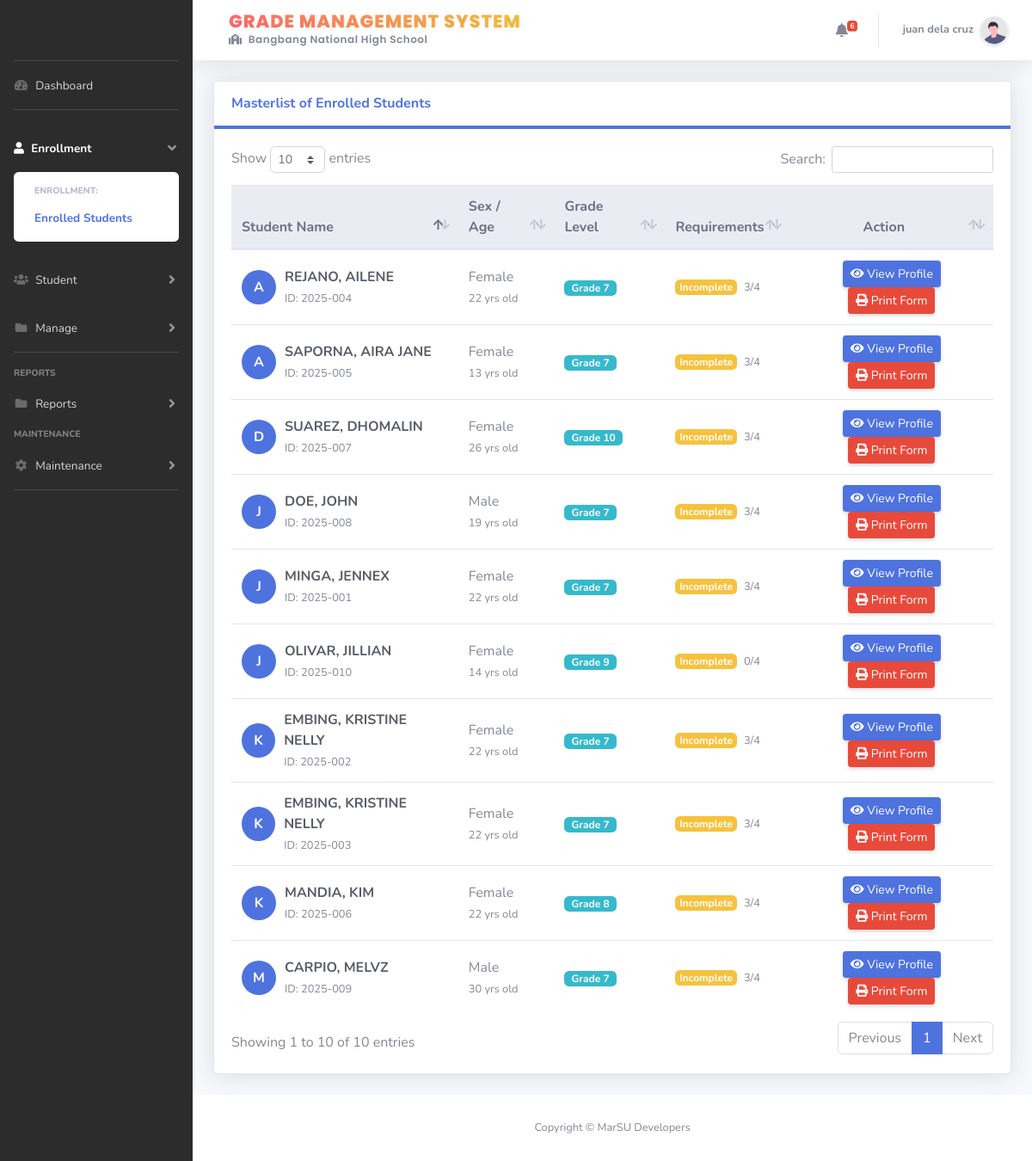
/users/admin/enrolled_students.php (signed in), run on the app's committed database.
### tables this page shows
CREATE TABLE `user_tbl` (
  `userid` int(11) NOT NULL,
  `fullname` varchar(30) DEFAULT NULL,
  `email` varchar(255) NOT NULL,
  `username` varchar(20) DEFAULT NULL,
  `password` varchar(300) DEFAULT NULL,
  `usertype` int(1) DEFAULT 1,
  `useractive` int(1) DEFAULT 1,
  `dateCreated` timestamp NULL DEFAULT current_timestamp(),
  `dateUpdated` timestamp NULL DEFAULT current_timestamp() ON UPDATE current_timestamp(),
  `contact_number` varchar(20) NOT NULL,
  `position` varchar(255) NOT NULL,
  `code` varchar(200) NOT NULL,
  `profile_pic` varchar(250) DEFAULT NULL
);

CREATE TABLE `student_tbl` (
  `id` int(11) NOT NULL,
  `student_id` varchar(20) NOT NULL,
  `enrollment_id` int(11) NOT NULL,
  `student_grade` varchar(10) NOT NULL,
  `created_at` timestamp NOT NULL DEFAULT current_timestamp(),
  `year_graduate` varchar(10) DEFAULT NULL,
  `section_id` int(11) NOT NULL,
  `password` varchar(100) NOT NULL,
  `status` int(11) NOT NULL DEFAULT 1,
  `is_ssc` int(11) NOT NULL,
  `profile_pic` varchar(100) NOT NULL
);

CREATE TABLE `enrollment_tbl` (
  `enrollmentId` int(11) NOT NULL,
  `lastname` varchar(50) DEFAULT NULL,
  `firstname` varchar(50) DEFAULT NULL,
  `middlename` varchar(50) DEFAULT NULL,
  `extname` varchar(10) DEFAULT NULL,
  `birthdate` date DEFAULT NULL,
  `age` int(11) DEFAULT NULL,
  `sex` varchar(10) DEFAULT NULL,
  `mothertongue` varchar(50) DEFAULT NULL,
  `birthplace` varchar(100) DEFAULT NULL,
  `ip` varchar(10) DEFAULT NULL,
  `is_4ps` varchar(10) DEFAULT NULL,
  `has_disability` varchar(10) DEFAULT NULL,
  `disability_type` text DEFAULT NULL,
  `disability_specify` varchar(100) DEFAULT NULL,
  `current_address` text DEFAULT NULL,
  `permanent_address` text DEFAULT NULL,
  `mother_lastname` varchar(50) DEFAULT NULL,
  `mother_firstname` varchar(50) DEFAULT NULL,
  `mother_middlename` varchar(50) DEFAULT NULL,
  `mother_contact` varchar(20) DEFAULT NULL,
  `father_lastname` varchar(50) DEFAULT NULL,
  `father_firstname` varchar(50) DEFAULT NULL,
  `father_middlename` varchar(50) DEFAULT NULL,
  `father_contact` varchar(20) DEFAULT NULL,
  `guardian_lastname` varchar(50) DEFAULT NULL,
  `guardian_firstname` varchar(50) DEFAULT NULL,
  `guardian_middlename` varchar(50) DEFAULT NULL,
  `guardian_contact` varchar(20) DEFAULT NULL,
  `form_137` varchar(100) DEFAULT NULL,
  `psa` varchar(100) DEFAULT NULL,
  `date_created` timestamp NOT NULL DEFAULT current_timestamp(),
  `enrollment_status` int(11) NOT NULL DEFAULT 1,
  `user_ids` int(11) NOT NULL,
  `grade` varchar(10) NOT NULL,
  `stud_sy` int(11) NOT NULL,
  `lrn` varchar(100) NOT NULL
);

### users/admin/enrolled_students.php (the view, shortened to what this page needs)
<?php
include '../../config.php';
?>
<!DOCTYPE html>
<html lang="en">
<?php include './../template/header.php' ?>
<body id="page-top">
    <div id="wrapper">
        <?php include './../template/sidebar.php' ?>
        <div id="content-wrapper" class="d-flex flex-column">
            <div id="content">
                <?php include './../template/navbar.php'; ?>
                <div class="container-fluid">
                    <div class="card shadow mb-4">
                        <div class="card-header py-3 bg-white border-bottom-primary">
                            <h6 class="m-0 font-weight-bold text-primary">Masterlist of Enrolled Students</h6>
                        </div>
                        <div class="card-body">
                            <div class="table-responsive">
                                <table class="table table-hover" id="dataTable" width="100%" cellspacing="0">
                                    <thead class="thead-light">
                                        <tr>
                                            <th>Student Name</th>
                                            <th>Sex / Age</th>
                                            <th>Grade Level</th>
                                            <th>Requirements</th>
                                            <th class="text-center">Action</th>
                                        </tr>
                                    </thead>
                                    <tbody>
                                        <?php
                                        $query = "SELECT *, enrollment_tbl.enrollmentId, enrollment_tbl.grade, enrollment_tbl.birthdate, enrollment_tbl.sex
                                                  FROM student_tbl
                                                  INNER JOIN enrollment_tbl ON enrollment_tbl.enrollmentId = student_tbl.enrollment_id";
                                        $result = mysqli_query($conn, $query);
                                        $req_total_sql = mysqli_query($conn, "SELECT count(*) as total FROM enrollment_requirement_tbl");
                                        $req_total = mysqli_fetch_assoc($req_total_sql)['total'];
                                        while ($row = mysqli_fetch_assoc($result)) {
                                            $enrollmentId = $row['enrollmentId'];
                                            $fullname = strtoupper($row['lastname'] . ', ' . $row['firstname']);
                                            $initial = substr($row['firstname'], 0, 1);
                                            $age = (new DateTime($row['birthdate']))->diff(new DateTime('today'))->y;
                                            $uploads_sql = mysqli_query($conn, "SELECT count(*) as total FROM enrollment_uploaded_files WHERE enrollment_id = '$enrollmentId'");
                                            $uploads_count = mysqli_fetch_assoc($uploads_sql)['total'];
                                            $is_complete = ($uploads_count >= $req_total);
                                            $badge_class = $is_complete ? 'badge-success' : 'badge-warning';
                                            $status_text = $is_complete ? 'Complete' : 'Incomplete';
                                        ?>
                                            <tr>
                                                <td>
                                                    <div class="student-flex">
                                                        <div class="avatar-circle"><?php echo $initial; ?></div>
                                                        <div>
                                                            <div class="font-weight-bold text-dark"><?php echo $fullname; ?></div>
                                                            <small class="text-muted">ID: <?php echo $row['student_id']; ?></small>
                                                        </div>
                                                    </div>
                                                </td>
                                                <td>
                                                    <div><?php echo $row['sex']; ?></div>
                                                    <small class="text-muted"><?php echo $age; ?> yrs old</small>
                                                </td>
                                                <td><span class="badge badge-info px-2">Grade <?php echo $row['grade']; ?></span></td>
                                                <td>
                                                    <div class="d-flex align-items-center">
                                                        <span class="badge <?php echo $badge_class; ?> mr-2"><?php echo $status_text; ?></span>
                                                        <small class="text-muted"><?php echo $uploads_count . '/' . $req_total; ?></small>
                                                    </div>
                                                </td>
                                                <td class="text-center">
                                                    <button class="btn btn-primary btn-sm view-details-btn shadow-sm"
                                                        data-toggle="modal"
                                                        data-target="#detailsModal"
                                                        data-id="<?php echo $enrollmentId; ?>">
                                                        <i class="fas fa-eye"></i> View Profile
                                                    </button>
                                                    <a href="print_enrollment_form.php?id=<?php echo $enrollmentId; ?>" target="_blank" class="btn btn-danger btn-sm shadow-sm">
                                                        <i class="fas fa-print"></i> Print Form
                                                    </a>
                                                </td>
                                            </tr>
                                        <?php } ?>
                                    </tbody>
                                </table>
                            </div>
                        </div>
                    </div>
                </div>
            </div>
            <?php include './../template/footer.php'; ?>
        </div>
    </div>
</body>
</html>

### users/template/navbar.php (shortened to what this page needs)
<nav class="navbar navbar-expand navbar-light bg-white topbar mb-4 static-top shadow">
    <div class="d-none d-sm-inline-block form-inline mr-auto ml-md-3 my-2 my-md-0 mw-100">
        <a href="index" class="brand-wrapper" title="Go to Dashboard">
            <div class="d-flex flex-column">
                <h5 class="brand-title">
                    Grade Management System
                </h5>
                <span class="brand-subtitle">
                    <i class="fas fa-school mr-1"></i> Bangbang National High School
                </span>
            </div>
        </a>
    </div>
    <ul class="navbar-nav ml-auto">
        <li class="nav-item dropdown no-arrow mx-1">
            <a class="nav-link dropdown-toggle hover-effect" href="#" id="alertsDropdown" role="button"
                data-toggle="dropdown" aria-haspopup="true" aria-expanded="false">
                <i class="fas fa-bell fa-fw text-gray-600"></i>
                <?php
                if (isset($conn)) {
                    $results = $conn->query("SELECT COUNT(*) AS count FROM enrollment_tbl WHERE enrollment_status = 1");
                    $count = 0;
                    if ($results) {
                        $rows = $results->fetch_assoc();
                        $count = $rows['count'];
                    }
                } else {
                    $count = 0;
                }
                ?>
                <span class="badge badge-danger badge-counter" style="<?php echo ($count > 0) ? '' : 'display: none;'; ?>">
                    <?php echo ($count > 0) ? $count : ''; ?>
                </span>
            </a>
        </li>
        <li class="nav-item dropdown no-arrow">
            <a class="nav-link dropdown-toggle hover-effect" href="#" id="userDropdown" role="button" data-toggle="dropdown"
                aria-haspopup="true" aria-expanded="false">
                <span class="mr-2 d-none d-lg-inline text-gray-600 small font-weight-bold">
                    <?php
                    if (isset($_SESSION['userid'])) {
                        $userid = $_SESSION['userid'];
                        $user_query = "SELECT fullname FROM user_tbl WHERE userid = '$userid'";
                        $result_user = mysqli_query($conn, $user_query);
                        $row_user_session = mysqli_fetch_assoc($result_user);
                        echo $row_user_session['fullname'];
                    } else if (isset($_SESSION['teacher_id'])) {
                        $teacher_id = $_SESSION['teacher_id'];
                        $teacher_query = "SELECT teacher_name FROM teacher_tbl WHERE teacher_id = '$teacher_id'";
                        $result_teacher = mysqli_query($conn, $teacher_query);
                        $row_teacher_session = mysqli_fetch_assoc($result_teacher);
                        echo $row_teacher_session['teacher_name'];
                    } else if (isset($_SESSION['student_id'])) {
                        $my_student_id = $_SESSION['student_id'];
                        $student_query = "SELECT firstname, lastname FROM student_tbl
                        INNER JOIN enrollment_tbl ON enrollment_tbl.enrollmentId = student_tbl.enrollment_id WHERE student_id = '$my_student_id'";
                        $result_student = mysqli_query($conn, $student_query);
                        $row_student_session = mysqli_fetch_assoc($result_student);
                        echo $row_student_session['firstname'] . ' ' . $row_student_session['lastname'];
                    } else {
                        echo "Guest";
                    }
                    ?>
                </span>
                <img class="img-profile rounded-circle shadow-sm" src="../img/undraw_profile.svg">
            </a>
        </li>
    </ul>
</nav>

### users/admin/enrolled_students.php (style rules this page uses)
.table td { vertical-align: middle !important; }
.avatar-circle { width: 40px; height: 40px; background-color: #4e73df; color: white; border-radius: 50%; display: flex; align-items: center; justify-content: center; font-weight: bold; font-size: 16px; margin-right: 10px; }
.student-flex { display: flex; align-items: center; }

### users/template/navbar.php (style rules this page uses)
.brand-wrapper { text-decoration: none !important; display: flex; align-items: center; transition: all 0.3s ease; padding: 5px 10px; border-radius: 10px; }
.brand-title { font-family: 'Poppins', sans-serif; font-weight: 800; font-size: 1.3rem; line-height: 1; margin: 0; text-transform: uppercase; letter-spacing: 1px; background: linear-gradient(to right, #ff6b6b, #f6c23e); -webkit-background-clip: text; -webkit-text-fill-color: transparent; text-shadow: 2px 2px 4px rgba(0, 0, 0, 0.05); }
.brand-subtitle { font-family: 'Poppins', sans-serif; font-weight: 600; font-size: 0.75rem; color: #858796; letter-spacing: 0.5px; display: block; margin-top: 2px; transition: color 0.3s; }
.hover-effect { transition: background-color 0.2s ease; border-radius: 5px; }
.img-profile { transition: transform 0.2s; }

### data on the page
user_tbl: fullname "juan dela cruz"
student_tbl: enrollment_tbl.firstname "J", enrollment_tbl.lastname+firstname "MINGA, JENNEX", student "2025-001", enrollment_tbl.sex "Female", enrollment_tbl.age "22", enrollment_tbl.grade "7", status_text "Incomplete", uploads_count "3", req_total "4"
student_tbl: enrollment_tbl.firstname "K", enrollment_tbl.lastname+firstname "EMBING, KRISTINE NELLY", student "2025-002", enrollment_tbl.sex "Female", enrollment_tbl.birthdate "22", enrollment_tbl.grade "7", status_text "Incomplete", uploads_count "3", req_total "4"
student_tbl: enrollment_tbl.firstname "K", enrollment_tbl.lastname+firstname "EMBING, KRISTINE NELLY", student "2025-003", enrollment_tbl.sex "Female", enrollment_tbl.birthdate "22", enrollment_tbl.grade "7", status_text "Incomplete", uploads_count "3", req_total "4"
student_tbl: enrollment_tbl.firstname "A", enrollment_tbl.lastname+firstname "REJANO, AILENE", student "2025-004", enrollment_tbl.sex "Female", enrollment_tbl.birthdate "22", enrollment_tbl.grade "7", status_text "Incomplete", uploads_count "3", req_total "4"
student_tbl: enrollment_tbl.firstname "A", enrollment_tbl.lastname+firstname "SAPORNA, AIRA JANE", student "2025-005", enrollment_tbl.sex "Female", enrollment_tbl.birthdate "13", enrollment_tbl.grade "7", status_text "Incomplete", uploads_count "3", req_total "4"
student_tbl: enrollment_tbl.firstname "K", enrollment_tbl.lastname+firstname "MANDIA, KIM", student "2025-006", enrollment_tbl.sex "Female", enrollment_tbl.birthdate "22", enrollment_tbl.grade "8", status_text "Incomplete", uploads_count "3", req_total "4"
student_tbl: enrollment_tbl.firstname "D", enrollment_tbl.lastname+firstname "SUAREZ, DHOMALIN", student "2025-007", enrollment_tbl.sex "Female", enrollment_tbl.birthdate "26", enrollment_tbl.grade "10", status_text "Incomplete", uploads_count "3", req_total "4"
student_tbl: enrollment_tbl.firstname "J", enrollment_tbl.lastname+firstname "DOE, JOHN", student "2025-008", enrollment_tbl.sex "Male", enrollment_tbl.birthdate "19", enrollment_tbl.grade "7", status_text "Incomplete", uploads_count "3", req_total "4"
student_tbl: enrollment_tbl.firstname "M", enrollment_tbl.lastname+firstname "CARPIO, MELVZ", student "2025-009", enrollment_tbl.sex "Male", enrollment_tbl.birthdate "30", enrollment_tbl.grade "7", status_text "Incomplete", uploads_count "3", req_total "4"
student_tbl: enrollment_tbl.firstname "J", enrollment_tbl.lastname+firstname "OLIVAR, JILLIAN", student "2025-010", enrollment_tbl.sex "Female", enrollment_tbl.age "14", enrollment_tbl.grade "9", status_text "Incomplete", uploads_count "0", req_total "4"

### other printed values
$count "6"
